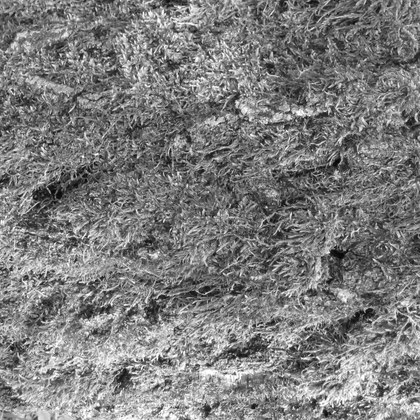
%> input picture E17 - Texture (GLCM)/data/Bark.1.png, 420 x 420 px, shrunk from 1024 x 1024 before the run
$ octave E17.m   (GNU Octave 9; MATLAB toolbox functions it lacks are replaced by stand-ins)
%> lines starting %> are read from the running program, lines starting %| are printed output that depends on the picture
%> further down, f is the input picture: size 420x420 uint8; min 6, max 255, mean 125.3
### E17 - Texture (GLCM)/get_glcm.m
function [thisGlcm] = get_glcm(f)
    o=[1 1];
    G = zeros(256,256);
    [R,C]=size(f);
%> R = 420; C = 420
    o1 = o(1);
    o2 = o(2);
    for r = 1:R-o1
        for c = 1: C-o2
            i = f(r,c)+1;
            j = f(r+o1,c+o2)+1;
            G(i,j) = G(i,j)+1;
        end
    end
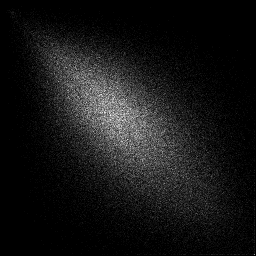
%> G: size 256x256 double; min 0, max 31, mean 2.7; drawn with min black and max white
    thisGlcm = G;
end


### E17 - Texture (GLCM)/get_entropy.m
function [thisEntropy] = get_entropy(G)
    sum = 0;
    E = 0;
    for i = 1:256
        for j = 1:256
            sum = sum + G(i,j);
        end
    end
%> after the loop, sum = 175561
    for i = 1:256
        for j = 1:256
            if(G(i,j)~=0)
                pij=G(i,j)/sum;
                E=E+pij*log2(pij);
                thisEntropy = E;
            end
        end
    end
%> after the loop, E = -14.55; pij = 0.000108; thisEntropy = -14.55
end

### E17 - Texture (GLCM)/E17.m
prefix = {'Bark', 'Bush', 'Fabric', 'Floor', 'Flower', 'Food', 'Gravel', 'Hair', 'Marble', 'Metal', 'Paint' };
o=[1 1];
numFrame = (1:9);
E = zeros(11,9);
for i = 1:11%size(prefix)
    for j = 1 :9%numel(numFrame)
        %fn = sprintf ( 'data/%s.%d.png', prefix{i}, j );
        %f = imread(fn);
        f = imread('Bark.1.png');
        if ~islogical(f)
            f = im2uint8(f);
        end
        G = get_glcm(f);
        %figure;imshow(G,[]);

        %h = imhist(f(:)); % calculate histogram counts
        %h(h==0) = [];% remove zero
        %pij = h ./ numel(f);% normalize

        E(i,j) = -1*get_entropy(G);
%> (the run ends here)
